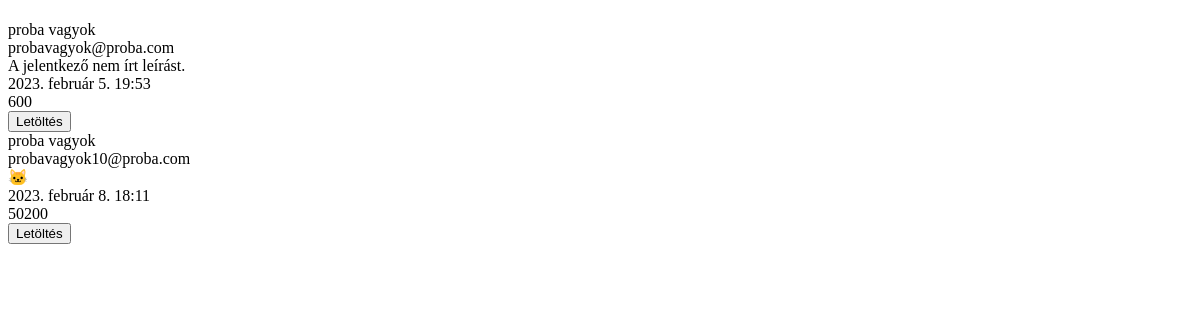
The page /profil/jelentkezok/1 (signed in) on the database as committed earlier.
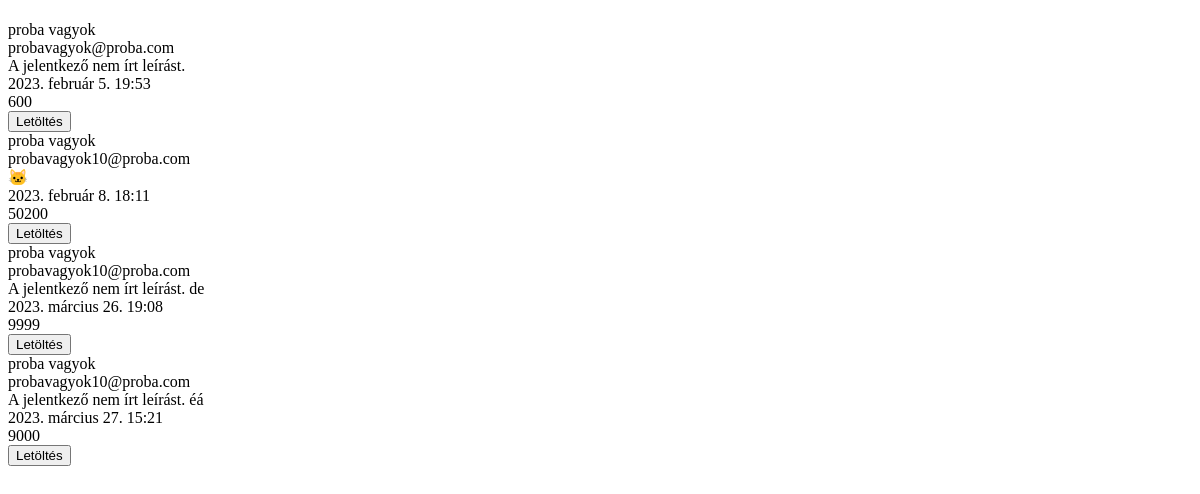
The same page on the database as committed later.
### app/models.py (models this page shows, shortened)
class Jelentkezes(models.Model):
    munkaVallalo = models.ForeignKey(settings.AUTH_USER_MODEL, on_delete=models.CASCADE)
    munka = models.ForeignKey(Munka, on_delete=models.CASCADE, default=0)
    ido = models.DateTimeField(null=False, default=django.utils.timezone.now)
    berigeny = models.IntegerField(null=True, default=0)
    bemutatkozas = models.TextField(null=True, default="A jelentkező nem írt leírást.")
    felhId = models.CharField(max_length=10, null=False, default="")
    melleklet = models.FileField(null = False, upload_to=KonyvtarKezeles, max_length=255)

### app/views.py (the view)
# urls.py: path("profil/jelentkezok/<int:munka_Id>", views.Profil_JelentkezoMegtekinto, name="Jelentkezo_Per_Munka"),
def Profil_JelentkezoMegtekinto(request, munka_Id):
    felhasznalo = request.user
    munkaraJelentkezok = None
    try:
        munkaraJelentkezok = list(Jelentkezes.objects.filter(munka = munka_Id))
    except:
        print(traceback.format_exc())
        munkaraJelentkezok = None
    template = loader.get_template("tesztoldal/file_letolt.html")
    context = {
        "jelentkezok": munkaraJelentkezok,
        "felhasznalo": felhasznalo
        }
    return HttpResponse(template.render(context,request))

### app/templates/tesztoldal/file_letolt.html (shortened to what this page needs)
<!DOCTYPE html>
<html lang="en">
<head>
</head>
<body>
    {% if felhasznalo.is_authenticated %}
    <div>
        {% for jelentkezo in jelentkezok %}
        <div>
            <div>
                {{ jelentkezo.munkaVallalo.first_name}} {{ jelentkezo.munkaVallalo.last_name}}
            </div>
            <div>
                {{ jelentkezo.munkaVallalo.email}}
            </div>
            <div>
                {{ jelentkezo.bemutatkozas}}
            </div>
            <div>
                {{ jelentkezo.ido}}
                <br>
                {{ jelentkezo.berigeny }}
            </div>
            <div>
                <button name="button" , type="submit" , onclick="{{ jelentkezo.melleklet }}">Letöltés</button>
            </div>
        </div>
        {% endfor %}
    </div>
    {% else %}
    <p>Nincs jogusultságod! Jelentkezz be!</p>
    {% endif %}
</body>
</html>

Rows that differ between the two databases and show on the page:
added Jelentkezes: munkaVallalo.first_name "proba", munkaVallalo.last_name "vagyok", munkaVallalo.email "probavagyok10@proba.com", bemutatkozas "A jelentkező nem írt leírást. de", ido "2023. március 26. 19:08", berigeny "9999"
added Jelentkezes: munkaVallalo.first_name "proba", munkaVallalo.last_name "vagyok", munkaVallalo.email "probavagyok10@proba.com", bemutatkozas "A jelentkező nem írt leírást. éá", ido "2023. március 27. 15:21", berigeny "9000"
